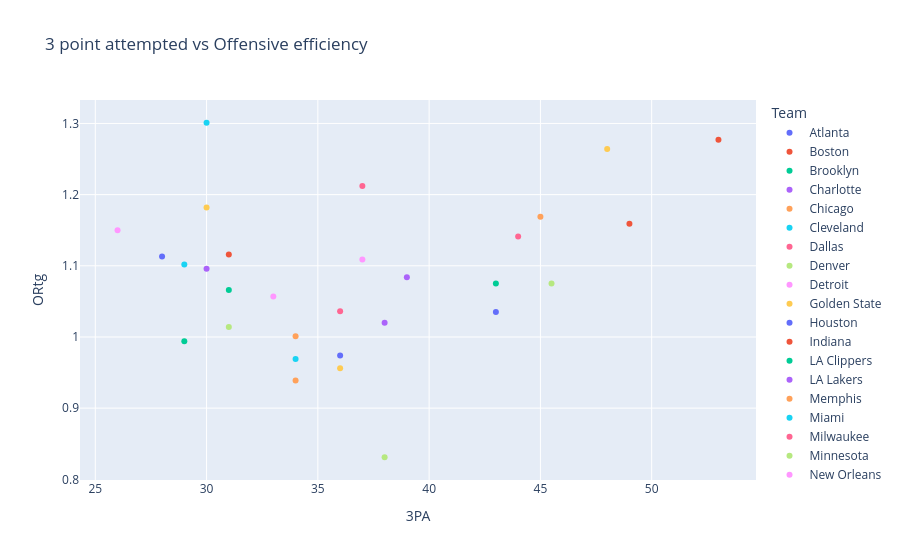
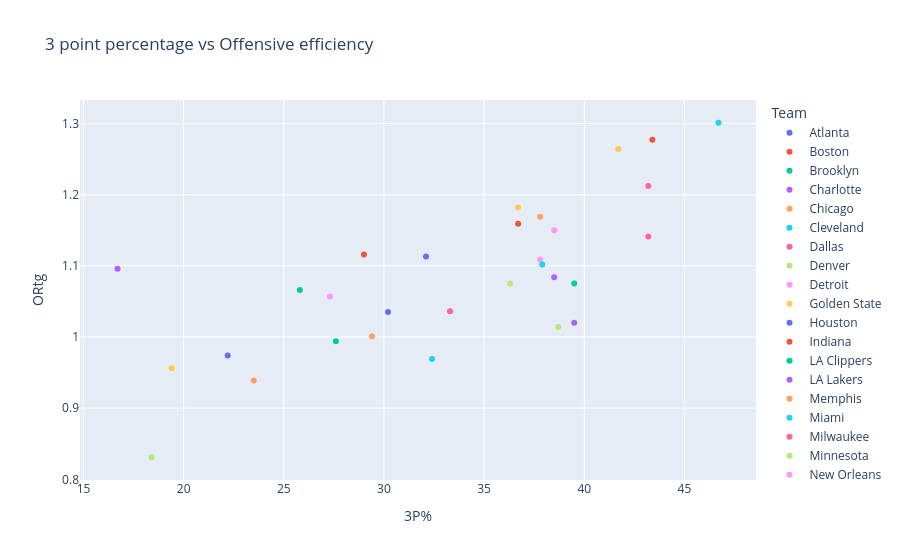

The notebook cell saved with these charts, in order:
### Code cell
import plotly.express as px
import seaborn as sns

one=px.scatter(df_merged, x='3PA', y='ORtg', color='Team', hover_data=['3PA', 'ORtg' ,'Team'], title='3 point attempted vs Offensive efficiency')
one.show()

two=px.scatter(df_merged, x='3P%', y='ORtg', color='Team', hover_data=['3PA', 'ORtg' ,'Team'], title='3 point percentage vs Offensive efficiency')
two.show()

### Figure 1 — Plotly figure (JSON) as saved in the notebook; plotly's stock layout.template omitted (floating-point values rounded to 4 significant figures)
{"data": [{"customdata": [["Atlanta"]], "hovertemplate": "Team=%{customdata[0]}<br>3PA=%{x}<br>ORtg=%{y}<extra></extra>", "legendgroup": "Atlanta", "marker": {"color": "#636efa", "symbol": "circle"}, "mode": "markers", "name": "Atlanta", "orientation": "v", "showlegend": true, "type": "scatter", "x": [28], "xaxis": "x", "y": [1.113], "yaxis": "y"}, {"customdata": [["Boston"]], "hovertemplate": "Team=%{customdata[0]}<br>3PA=%{x}<br>ORtg=%{y}<extra></extra>", "legendgroup": "Boston", "marker": {"color": "#EF553B", "symbol": "circle"}, "mode": "markers", "name": "Boston", "orientation": "v", "showlegend": true, "type": "scatter", "x": [53], "xaxis": "x", "y": [1.277], "yaxis": "y"}, {"customdata": [["Brooklyn"]], "hovertemplate": "Team=%{customdata[0]}<br>3PA=%{x}<br>ORtg=%{y}<extra></extra>", "legendgroup": "Brooklyn", "marker": {"color": "#00cc96", "symbol": "circle"}, "mode": "markers", "name": "Brooklyn", "orientation": "v", "showlegend": true, "type": "scatter", "x": [43], "xaxis": "x", "y": [1.075], "yaxis": "y"}, {"customdata": [["Charlotte"]], "hovertemplate": "Team=%{customdata[0]}<br>3PA=%{x}<br>ORtg=%{y}<extra></extra>", "legendgroup": "Charlotte", "marker": {"color": "#ab63fa", "symbol": "circle"}, "mode": "markers", "name": "Charlotte", "orientation": "v", "showlegend": true, "type": "scatter", "x": [39], "xaxis": "x", "y": [1.084], "yaxis": "y"}, {"customdata": [["Chicago"]], "hovertemplate": "Team=%{customdata[0]}<br>3PA=%{x}<br>ORtg=%{y}<extra></extra>", "legendgroup": "Chicago", "marker": {"color": "#FFA15A", "symbol": "circle"}, "mode": "markers", "name": "Chicago", "orientation": "v", "showlegend": true, "type": "scatter", "x": [34], "xaxis": "x", "y": [1.001], "yaxis": "y"}, {"customdata": [["Cleveland"]], "hovertemplate": "Team=%{customdata[0]}<br>3PA=%{x}<br>ORtg=%{y}<extra></extra>", "legendgroup": "Cleveland", "marker": {"color": "#19d3f3", "symbol": "circle"}, "mode": "markers", "name": "Cleveland", "orientation": "v", "showlegend": true, "type": "scatter", "x": [30], "xaxis": "x", "y": [1.301], "yaxis": "y"}, {"customdata": [["Dallas"]], "hovertemplate": "Team=%{customdata[0]}<br>3PA=%{x}<br>ORtg=%{y}<extra></extra>", "legendgroup": "Dallas", "marker": {"color": "#FF6692", "symbol": "circle"}, "mode": "markers", "name": "Dallas", "orientation": "v", "showlegend": true, "type": "scatter", "x": [44], "xaxis": "x", "y": [1.141], "yaxis": "y"}, {"customdata": [["Denver"]], "hovertemplate": "Team=%{customdata[0]}<br>3PA=%{x}<br>ORtg=%{y}<extra></extra>", "legendgroup": "Denver", "marker": {"color": "#B6E880", "symbol": "circle"}, "mode": "markers", "name": "Denver", "orientation": "v", "showlegend": true, "type": "scatter", "x": [38], "xaxis": "x", "y": [0.831], "yaxis": "y"}, {"customdata": [["Detroit"]], "hovertemplate": "Team=%{customdata[0]}<br>3PA=%{x}<br>ORtg=%{y}<extra></extra>", "legendgroup": "Detroit", "marker": {"color": "#FF97FF", "symbol": "circle"}, "mode": "markers", "name": "Detroit", "orientation": "v", "showlegend": true, "type": "scatter", "x": [33], "xaxis": "x", "y": [1.057], "yaxis": "y"}, {"customdata": [["Golden State"]], "hovertemplate": "Team=%{customdata[0]}<br>3PA=%{x}<br>ORtg=%{y}<extra></extra>", "legendgroup": "Golden State", "marker": {"color": "#FECB52", "symbol": "circle"}, "mode": "markers", "name": "Golden State", "orientation": "v", "showlegend": true, "type": "scatter", "x": [48], "xaxis": "x", "y": [1.264], "yaxis": "y"}, {"customdata": [["Houston"]], "hovertemplate": "Team=%{customdata[0]}<br>3PA=%{x}<br>ORtg=%{y}<extra></extra>", "legendgroup": "Houston", "marker": {"color": "#636efa", "symbol": "circle"}, "mode": "markers", "name": "Houston", "orientation": "v", "showlegend": true, "type": "scatter", "x": [43], "xaxis": "x", "y": [1.035], "yaxis": "y"}, {"customdata": [["Indiana"]], "hovertemplate": "Team=%{customdata[0]}<br>3PA=%{x}<br>ORtg=%{y}<extra></extra>", "legendgroup": "Indiana", "marker": {"color": "#EF553B", "symbol": "circle"}, "mode": "markers", "name": "Indiana", "orientation": "v", "showlegend": true, "type": "scatter", "x": [31], "xaxis": "x", "y": [1.116], "yaxis": "y"}, {"customdata": [["LA Clippers"]], "hovertemplate": "Team=%{customdata[0]}<br>3PA=%{x}<br>ORtg=%{y}<extra></extra>", "legendgroup": "LA Clippers", "marker": {"color": "#00cc96", "symbol": "circle"}, "mode": "markers", "name": "LA Clippers", "orientation": "v", "showlegend": true, "type": "scatter", "x": [29], "xaxis": "x", "y": [0.994], "yaxis": "y"}, {"customdata": [["LA Lakers"]], "hovertemplate": "Team=%{customdata[0]}<br>3PA=%{x}<br>ORtg=%{y}<extra></extra>", "legendgroup": "LA Lakers", "marker": {"color": "#ab63fa", "symbol": "circle"}, "mode": "markers", "name": "LA Lakers", "orientation": "v", "showlegend": true, "type": "scatter", "x": [30], "xaxis": "x", "y": [1.096], "yaxis": "y"}, {"customdata": [["Memphis"]], "hovertemplate": "Team=%{customdata[0]}<br>3PA=%{x}<br>ORtg=%{y}<extra></extra>", "legendgroup": "Memphis", "marker": {"color": "#FFA15A", "symbol": "circle"}, "mode": "markers", "name": "Memphis", "orientation": "v", "showlegend": true, "type": "scatter", "x": [45], "xaxis": "x", "y": [1.169], "yaxis": "y"}, {"customdata": [["Miami"]], "hovertemplate": "Team=%{customdata[0]}<br>3PA=%{x}<br>ORtg=%{y}<extra></extra>", "legendgroup": "Miami", "marker": {"color": "#19d3f3", "symbol": "circle"}, "mode": "markers", "name": "Miami", "orientation": "v", "showlegend": true, "type": "scatter", "x": [34], "xaxis": "x", "y": [0.969], "yaxis": "y"}, {"customdata": [["Milwaukee"]], "hovertemplate": "Team=%{customdata[0]}<br>3PA=%{x}<br>ORtg=%{y}<extra></extra>", "legendgroup": "Milwaukee", "marker": {"color": "#FF6692", "symbol": "circle"}, "mode": "markers", "name": "Milwaukee", "orientation": "v", "showlegend": true, "type": "scatter", "x": [37], "xaxis": "x", "y": [1.212], "yaxis": "y"}, {"customdata": [["Minnesota"]], "hovertemplate": "Team=%{customdata[0]}<br>3PA=%{x}<br>ORtg=%{y}<extra></extra>", "legendgroup": "Minnesota", "marker": {"color": "#B6E880", "symbol": "circle"}, "mode": "markers", "name": "Minnesota", "orientation": "v", "showlegend": true, "type": "scatter", "x": [45.5], "xaxis": "x", "y": [1.075], "yaxis": "y"}, {"customdata": [["New Orleans"]], "hovertemplate": "Team=%{customdata[0]}<br>3PA=%{x}<br>ORtg=%{y}<extra></extra>", "legendgroup": "New Orleans", "marker": {"color": "#FF97FF", "symbol": "circle"}, "mode": "markers", "name": "New Orleans", "orientation": "v", "showlegend": true, "type": "scatter", "x": [37], "xaxis": "x", "y": [1.109], "yaxis": "y"}, {"customdata": [["New York"]], "hovertemplate": "Team=%{customdata[0]}<br>3PA=%{x}<br>ORtg=%{y}<extra></extra>", "legendgroup": "New York", "marker": {"color": "#FECB52", "symbol": "circle"}, "mode": "markers", "name": "New York", "orientation": "v", "showlegend": true, "type": "scatter", "x": [30], "xaxis": "x", "y": [1.182], "yaxis": "y"}, {"customdata": [["Okla City"]], "hovertemplate": "Team=%{customdata[0]}<br>3PA=%{x}<br>ORtg=%{y}<extra></extra>", "legendgroup": "Okla City", "marker": {"color": "#636efa", "symbol": "circle"}, "mode": "markers", "name": "Okla City", "orientation": "v", "showlegend": true, "type": "scatter", "x": [36], "xaxis": "x", "y": [0.974], "yaxis": "y"}, {"customdata": [["Orlando"]], "hovertemplate": "Team=%{customdata[0]}<br>3PA=%{x}<br>ORtg=%{y}<extra></extra>", "legendgroup": "Orlando", "marker": {"color": "#EF553B", "symbol": "circle"}, "mode": "markers", "name": "Orlando", "orientation": "v", "showlegend": true, "type": "scatter", "x": [49], "xaxis": "x", "y": [1.159], "yaxis": "y"}, {"customdata": [["Philadelphia"]], "hovertemplate": "Team=%{customdata[0]}<br>3PA=%{x}<br>ORtg=%{y}<extra></extra>", "legendgroup": "Philadelphia", "marker": {"color": "#00cc96", "symbol": "circle"}, "mode": "markers", "name": "Philadelphia", "orientation": "v", "showlegend": true, "type": "scatter", "x": [31], "xaxis": "x", "y": [1.066], "yaxis": "y"}, {"customdata": [["Phoenix"]], "hovertemplate": "Team=%{customdata[0]}<br>3PA=%{x}<br>ORtg=%{y}<extra></extra>", "legendgroup": "Phoenix", "marker": {"color": "#ab63fa", "symbol": "circle"}, "mode": "markers", "name": "Phoenix", "orientation": "v", "showlegend": true, "type": "scatter", "x": [38], "xaxis": "x", "y": [1.02], "yaxis": "y"}, {"customdata": [["Portland"]], "hovertemplate": "Team=%{customdata[0]}<br>3PA=%{x}<br>ORtg=%{y}<extra></extra>", "legendgroup": "Portland", "marker": {"color": "#FFA15A", "symbol": "circle"}, "mode": "markers", "name": "Portland", "orientation": "v", "showlegend": true, "type": "scatter", "x": [34], "xaxis": "x", "y": [0.939], "yaxis": "y"}, {"customdata": [["Sacramento"]], "hovertemplate": "Team=%{customdata[0]}<br>3PA=%{x}<br>ORtg=%{y}<extra></extra>", "legendgroup": "Sacramento", "marker": {"color": "#19d3f3", "symbol": "circle"}, "mode": "markers", "name": "Sacramento", "orientation": "v", "showlegend": true, "type": "scatter", "x": [29], "xaxis": "x", "y": [1.102], "yaxis": "y"}, {"customdata": [["San Antonio"]], "hovertemplate": "Team=%{customdata[0]}<br>3PA=%{x}<br>ORtg=%{y}<extra></extra>", "legendgroup": "San Antonio", "marker": {"color": "#FF6692", "symbol": "circle"}, "mode": "markers", "name": "San Antonio", "orientation": "v", "showlegend": true, "type": "scatter", "x": [36], "xaxis": "x", "y": [1.036], "yaxis": "y"}, {"customdata": [["Toronto"]], "hovertemplate": "Team=%{customdata[0]}<br>3PA=%{x}<br>ORtg=%{y}<extra></extra>", "legendgroup": "Toronto", "marker": {"color": "#B6E880", "symbol": "circle"}, "mode": "markers", "name": "Toronto", "orientation": "v", "showlegend": true, "type": "scatter", "x": [31], "xaxis": "x", "y": [1.014], "yaxis": "y"}, {"customdata": [["Utah"]], "hovertemplate": "Team=%{customdata[0]}<br>3PA=%{x}<br>ORtg=%{y}<extra></extra>", "legendgroup": "Utah", "marker": {"color": "#FF97FF", "symbol": "circle"}, "mode": "markers", "name": "Utah", "orientation": "v", "showlegend": true, "type": "scatter", "x": [26], "xaxis": "x", "y": [1.15], "yaxis": "y"}, {"customdata": [["Washington"]], "hovertemplate": "Team=%{customdata[0]}<br>3PA=%{x}<br>ORtg=%{y}<extra></extra>", "legendgroup": "Washington", "marker": {"color": "#FECB52", "symbol": "circle"}, "mode": "markers", "name": "Washington", "orientation": "v", "showlegend": true, "type": "scatter", "x": [36], "xaxis": "x", "y": [0.956], "yaxis": "y"}], "layout": {"autosize": true, "legend": {"title": {"text": "Team"}, "tracegroupgap": 0}, "title": {"text": "3 point attempted vs Offensive efficiency"}, "xaxis": {"anchor": "y", "autorange": true, "domain": [0, 1], "range": [24.36, 54.64], "title": {"text": "3PA"}, "type": "linear"}, "yaxis": {"anchor": "x", "autorange": true, "domain": [0, 1], "range": [0.7922, 1.34], "title": {"text": "ORtg"}, "type": "linear"}}}

### Figure 2 — Plotly figure (JSON) as saved in the notebook; plotly's stock layout.template omitted (floating-point values rounded to 4 significant figures)
{"data": [{"customdata": [[28, "Atlanta"]], "hovertemplate": "Team=%{customdata[1]}<br>3P%=%{x}<br>ORtg=%{y}<br>3PA=%{customdata[0]}<extra></extra>", "legendgroup": "Atlanta", "marker": {"color": "#636efa", "symbol": "circle"}, "mode": "markers", "name": "Atlanta", "orientation": "v", "showlegend": true, "type": "scatter", "x": [32.1], "xaxis": "x", "y": [1.113], "yaxis": "y"}, {"customdata": [[53, "Boston"]], "hovertemplate": "Team=%{customdata[1]}<br>3P%=%{x}<br>ORtg=%{y}<br>3PA=%{customdata[0]}<extra></extra>", "legendgroup": "Boston", "marker": {"color": "#EF553B", "symbol": "circle"}, "mode": "markers", "name": "Boston", "orientation": "v", "showlegend": true, "type": "scatter", "x": [43.4], "xaxis": "x", "y": [1.277], "yaxis": "y"}, {"customdata": [[43, "Brooklyn"]], "hovertemplate": "Team=%{customdata[1]}<br>3P%=%{x}<br>ORtg=%{y}<br>3PA=%{customdata[0]}<extra></extra>", "legendgroup": "Brooklyn", "marker": {"color": "#00cc96", "symbol": "circle"}, "mode": "markers", "name": "Brooklyn", "orientation": "v", "showlegend": true, "type": "scatter", "x": [39.5], "xaxis": "x", "y": [1.075], "yaxis": "y"}, {"customdata": [[39, "Charlotte"]], "hovertemplate": "Team=%{customdata[1]}<br>3P%=%{x}<br>ORtg=%{y}<br>3PA=%{customdata[0]}<extra></extra>", "legendgroup": "Charlotte", "marker": {"color": "#ab63fa", "symbol": "circle"}, "mode": "markers", "name": "Charlotte", "orientation": "v", "showlegend": true, "type": "scatter", "x": [38.5], "xaxis": "x", "y": [1.084], "yaxis": "y"}, {"customdata": [[34, "Chicago"]], "hovertemplate": "Team=%{customdata[1]}<br>3P%=%{x}<br>ORtg=%{y}<br>3PA=%{customdata[0]}<extra></extra>", "legendgroup": "Chicago", "marker": {"color": "#FFA15A", "symbol": "circle"}, "mode": "markers", "name": "Chicago", "orientation": "v", "showlegend": true, "type": "scatter", "x": [29.4], "xaxis": "x", "y": [1.001], "yaxis": "y"}, {"customdata": [[30, "Cleveland"]], "hovertemplate": "Team=%{customdata[1]}<br>3P%=%{x}<br>ORtg=%{y}<br>3PA=%{customdata[0]}<extra></extra>", "legendgroup": "Cleveland", "marker": {"color": "#19d3f3", "symbol": "circle"}, "mode": "markers", "name": "Cleveland", "orientation": "v", "showlegend": true, "type": "scatter", "x": [46.7], "xaxis": "x", "y": [1.301], "yaxis": "y"}, {"customdata": [[44, "Dallas"]], "hovertemplate": "Team=%{customdata[1]}<br>3P%=%{x}<br>ORtg=%{y}<br>3PA=%{customdata[0]}<extra></extra>", "legendgroup": "Dallas", "marker": {"color": "#FF6692", "symbol": "circle"}, "mode": "markers", "name": "Dallas", "orientation": "v", "showlegend": true, "type": "scatter", "x": [43.2], "xaxis": "x", "y": [1.141], "yaxis": "y"}, {"customdata": [[38, "Denver"]], "hovertemplate": "Team=%{customdata[1]}<br>3P%=%{x}<br>ORtg=%{y}<br>3PA=%{customdata[0]}<extra></extra>", "legendgroup": "Denver", "marker": {"color": "#B6E880", "symbol": "circle"}, "mode": "markers", "name": "Denver", "orientation": "v", "showlegend": true, "type": "scatter", "x": [18.4], "xaxis": "x", "y": [0.831], "yaxis": "y"}, {"customdata": [[33, "Detroit"]], "hovertemplate": "Team=%{customdata[1]}<br>3P%=%{x}<br>ORtg=%{y}<br>3PA=%{customdata[0]}<extra></extra>", "legendgroup": "Detroit", "marker": {"color": "#FF97FF", "symbol": "circle"}, "mode": "markers", "name": "Detroit", "orientation": "v", "showlegend": true, "type": "scatter", "x": [27.3], "xaxis": "x", "y": [1.057], "yaxis": "y"}, {"customdata": [[48, "Golden State"]], "hovertemplate": "Team=%{customdata[1]}<br>3P%=%{x}<br>ORtg=%{y}<br>3PA=%{customdata[0]}<extra></extra>", "legendgroup": "Golden State", "marker": {"color": "#FECB52", "symbol": "circle"}, "mode": "markers", "name": "Golden State", "orientation": "v", "showlegend": true, "type": "scatter", "x": [41.7], "xaxis": "x", "y": [1.264], "yaxis": "y"}, {"customdata": [[43, "Houston"]], "hovertemplate": "Team=%{customdata[1]}<br>3P%=%{x}<br>ORtg=%{y}<br>3PA=%{customdata[0]}<extra></extra>", "legendgroup": "Houston", "marker": {"color": "#636efa", "symbol": "circle"}, "mode": "markers", "name": "Houston", "orientation": "v", "showlegend": true, "type": "scatter", "x": [30.2], "xaxis": "x", "y": [1.035], "yaxis": "y"}, {"customdata": [[31, "Indiana"]], "hovertemplate": "Team=%{customdata[1]}<br>3P%=%{x}<br>ORtg=%{y}<br>3PA=%{customdata[0]}<extra></extra>", "legendgroup": "Indiana", "marker": {"color": "#EF553B", "symbol": "circle"}, "mode": "markers", "name": "Indiana", "orientation": "v", "showlegend": true, "type": "scatter", "x": [29], "xaxis": "x", "y": [1.116], "yaxis": "y"}, {"customdata": [[29, "LA Clippers"]], "hovertemplate": "Team=%{customdata[1]}<br>3P%=%{x}<br>ORtg=%{y}<br>3PA=%{customdata[0]}<extra></extra>", "legendgroup": "LA Clippers", "marker": {"color": "#00cc96", "symbol": "circle"}, "mode": "markers", "name": "LA Clippers", "orientation": "v", "showlegend": true, "type": "scatter", "x": [27.6], "xaxis": "x", "y": [0.994], "yaxis": "y"}, {"customdata": [[30, "LA Lakers"]], "hovertemplate": "Team=%{customdata[1]}<br>3P%=%{x}<br>ORtg=%{y}<br>3PA=%{customdata[0]}<extra></extra>", "legendgroup": "LA Lakers", "marker": {"color": "#ab63fa", "symbol": "circle"}, "mode": "markers", "name": "LA Lakers", "orientation": "v", "showlegend": true, "type": "scatter", "x": [16.7], "xaxis": "x", "y": [1.096], "yaxis": "y"}, {"customdata": [[45, "Memphis"]], "hovertemplate": "Team=%{customdata[1]}<br>3P%=%{x}<br>ORtg=%{y}<br>3PA=%{customdata[0]}<extra></extra>", "legendgroup": "Memphis", "marker": {"color": "#FFA15A", "symbol": "circle"}, "mode": "markers", "name": "Memphis", "orientation": "v", "showlegend": true, "type": "scatter", "x": [37.8], "xaxis": "x", "y": [1.169], "yaxis": "y"}, {"customdata": [[34, "Miami"]], "hovertemplate": "Team=%{customdata[1]}<br>3P%=%{x}<br>ORtg=%{y}<br>3PA=%{customdata[0]}<extra></extra>", "legendgroup": "Miami", "marker": {"color": "#19d3f3", "symbol": "circle"}, "mode": "markers", "name": "Miami", "orientation": "v", "showlegend": true, "type": "scatter", "x": [32.4], "xaxis": "x", "y": [0.969], "yaxis": "y"}, {"customdata": [[37, "Milwaukee"]], "hovertemplate": "Team=%{customdata[1]}<br>3P%=%{x}<br>ORtg=%{y}<br>3PA=%{customdata[0]}<extra></extra>", "legendgroup": "Milwaukee", "marker": {"color": "#FF6692", "symbol": "circle"}, "mode": "markers", "name": "Milwaukee", "orientation": "v", "showlegend": true, "type": "scatter", "x": [43.2], "xaxis": "x", "y": [1.212], "yaxis": "y"}, {"customdata": [[45.5, "Minnesota"]], "hovertemplate": "Team=%{customdata[1]}<br>3P%=%{x}<br>ORtg=%{y}<br>3PA=%{customdata[0]}<extra></extra>", "legendgroup": "Minnesota", "marker": {"color": "#B6E880", "symbol": "circle"}, "mode": "markers", "name": "Minnesota", "orientation": "v", "showlegend": true, "type": "scatter", "x": [36.3], "xaxis": "x", "y": [1.075], "yaxis": "y"}, {"customdata": [[37, "New Orleans"]], "hovertemplate": "Team=%{customdata[1]}<br>3P%=%{x}<br>ORtg=%{y}<br>3PA=%{customdata[0]}<extra></extra>", "legendgroup": "New Orleans", "marker": {"color": "#FF97FF", "symbol": "circle"}, "mode": "markers", "name": "New Orleans", "orientation": "v", "showlegend": true, "type": "scatter", "x": [37.8], "xaxis": "x", "y": [1.109], "yaxis": "y"}, {"customdata": [[30, "New York"]], "hovertemplate": "Team=%{customdata[1]}<br>3P%=%{x}<br>ORtg=%{y}<br>3PA=%{customdata[0]}<extra></extra>", "legendgroup": "New York", "marker": {"color": "#FECB52", "symbol": "circle"}, "mode": "markers", "name": "New York", "orientation": "v", "showlegend": true, "type": "scatter", "x": [36.7], "xaxis": "x", "y": [1.182], "yaxis": "y"}, {"customdata": [[36, "Okla City"]], "hovertemplate": "Team=%{customdata[1]}<br>3P%=%{x}<br>ORtg=%{y}<br>3PA=%{customdata[0]}<extra></extra>", "legendgroup": "Okla City", "marker": {"color": "#636efa", "symbol": "circle"}, "mode": "markers", "name": "Okla City", "orientation": "v", "showlegend": true, "type": "scatter", "x": [22.2], "xaxis": "x", "y": [0.974], "yaxis": "y"}, {"customdata": [[49, "Orlando"]], "hovertemplate": "Team=%{customdata[1]}<br>3P%=%{x}<br>ORtg=%{y}<br>3PA=%{customdata[0]}<extra></extra>", "legendgroup": "Orlando", "marker": {"color": "#EF553B", "symbol": "circle"}, "mode": "markers", "name": "Orlando", "orientation": "v", "showlegend": true, "type": "scatter", "x": [36.7], "xaxis": "x", "y": [1.159], "yaxis": "y"}, {"customdata": [[31, "Philadelphia"]], "hovertemplate": "Team=%{customdata[1]}<br>3P%=%{x}<br>ORtg=%{y}<br>3PA=%{customdata[0]}<extra></extra>", "legendgroup": "Philadelphia", "marker": {"color": "#00cc96", "symbol": "circle"}, "mode": "markers", "name": "Philadelphia", "orientation": "v", "showlegend": true, "type": "scatter", "x": [25.8], "xaxis": "x", "y": [1.066], "yaxis": "y"}, {"customdata": [[38, "Phoenix"]], "hovertemplate": "Team=%{customdata[1]}<br>3P%=%{x}<br>ORtg=%{y}<br>3PA=%{customdata[0]}<extra></extra>", "legendgroup": "Phoenix", "marker": {"color": "#ab63fa", "symbol": "circle"}, "mode": "markers", "name": "Phoenix", "orientation": "v", "showlegend": true, "type": "scatter", "x": [39.5], "xaxis": "x", "y": [1.02], "yaxis": "y"}, {"customdata": [[34, "Portland"]], "hovertemplate": "Team=%{customdata[1]}<br>3P%=%{x}<br>ORtg=%{y}<br>3PA=%{customdata[0]}<extra></extra>", "legendgroup": "Portland", "marker": {"color": "#FFA15A", "symbol": "circle"}, "mode": "markers", "name": "Portland", "orientation": "v", "showlegend": true, "type": "scatter", "x": [23.5], "xaxis": "x", "y": [0.939], "yaxis": "y"}, {"customdata": [[29, "Sacramento"]], "hovertemplate": "Team=%{customdata[1]}<br>3P%=%{x}<br>ORtg=%{y}<br>3PA=%{customdata[0]}<extra></extra>", "legendgroup": "Sacramento", "marker": {"color": "#19d3f3", "symbol": "circle"}, "mode": "markers", "name": "Sacramento", "orientation": "v", "showlegend": true, "type": "scatter", "x": [37.9], "xaxis": "x", "y": [1.102], "yaxis": "y"}, {"customdata": [[36, "San Antonio"]], "hovertemplate": "Team=%{customdata[1]}<br>3P%=%{x}<br>ORtg=%{y}<br>3PA=%{customdata[0]}<extra></extra>", "legendgroup": "San Antonio", "marker": {"color": "#FF6692", "symbol": "circle"}, "mode": "markers", "name": "San Antonio", "orientation": "v", "showlegend": true, "type": "scatter", "x": [33.3], "xaxis": "x", "y": [1.036], "yaxis": "y"}, {"customdata": [[31, "Toronto"]], "hovertemplate": "Team=%{customdata[1]}<br>3P%=%{x}<br>ORtg=%{y}<br>3PA=%{customdata[0]}<extra></extra>", "legendgroup": "Toronto", "marker": {"color": "#B6E880", "symbol": "circle"}, "mode": "markers", "name": "Toronto", "orientation": "v", "showlegend": true, "type": "scatter", "x": [38.7], "xaxis": "x", "y": [1.014], "yaxis": "y"}, {"customdata": [[26, "Utah"]], "hovertemplate": "Team=%{customdata[1]}<br>3P%=%{x}<br>ORtg=%{y}<br>3PA=%{customdata[0]}<extra></extra>", "legendgroup": "Utah", "marker": {"color": "#FF97FF", "symbol": "circle"}, "mode": "markers", "name": "Utah", "orientation": "v", "showlegend": true, "type": "scatter", "x": [38.5], "xaxis": "x", "y": [1.15], "yaxis": "y"}, {"customdata": [[36, "Washington"]], "hovertemplate": "Team=%{customdata[1]}<br>3P%=%{x}<br>ORtg=%{y}<br>3PA=%{customdata[0]}<extra></extra>", "legendgroup": "Washington", "marker": {"color": "#FECB52", "symbol": "circle"}, "mode": "markers", "name": "Washington", "orientation": "v", "showlegend": true, "type": "scatter", "x": [19.4], "xaxis": "x", "y": [0.956], "yaxis": "y"}], "layout": {"autosize": true, "legend": {"title": {"text": "Team"}, "tracegroupgap": 0}, "title": {"text": "3 point percentage vs Offensive efficiency"}, "xaxis": {"anchor": "y", "autorange": true, "domain": [0, 1], "range": [14.87, 48.53], "title": {"text": "3P%"}, "type": "linear"}, "yaxis": {"anchor": "x", "autorange": true, "domain": [0, 1], "range": [0.7922, 1.34], "title": {"text": "ORtg"}, "type": "linear"}}}
